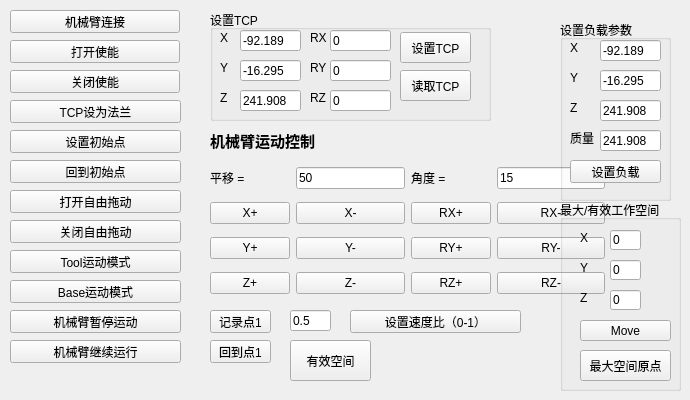
       <widget class="QWidget" name="tab_42">
        <attribute name="title">
         <string>机械臂功能模块</string>
        </attribute>
        <widget class="QGroupBox" name="groupBox_33">
         <property name="geometry">
          <rect>
           <x>210</x>
           <y>10</y>
           <width>281</width>
           <height>111</height>
          </rect>
         </property>
         <property name="title">
          <string>设置TCP</string>
         </property>
         <widget class="QLineEdit" name="TCP_X_2">
          <property name="geometry">
           <rect>
            <x>30</x>
            <y>20</y>
            <width>61</width>
            <height>21</height>
           </rect>
          </property>
          <property name="text">
           <string>-92.189</string>
          </property>
         </widget>
         <widget class="QLineEdit" name="TCP_Y_2">
          <property name="geometry">
           <rect>
            <x>30</x>
            <y>50</y>
            <width>61</width>
            <height>21</height>
           </rect>
          </property>
          <property name="text">
           <string>-16.295</string>
          </property>
         </widget>
         <widget class="QLineEdit" name="TCP_Z_2">
          <property name="geometry">
           <rect>
            <x>30</x>
            <y>80</y>
            <width>61</width>
            <height>21</height>
           </rect>
          </property>
          <property name="text">
           <string>241.908</string>
          </property>
         </widget>
         <widget class="QLineEdit" name="TCP_RX_2">
          <property name="geometry">
           <rect>
            <x>120</x>
            <y>20</y>
            <width>61</width>
            <height>21</height>
           </rect>
          </property>
          <property name="text">
           <string>0</string>
          </property>
         </widget>
         <widget class="QLineEdit" name="TCP_RY_2">
          <property name="geometry">
           <rect>
            <x>120</x>
            <y>50</y>
            <width>61</width>
            <height>21</height>
           </rect>
          </property>
          <property name="text">
           <string>0</string>
          </property>
         </widget>
         <widget class="QLineEdit" name="TCP_RZ_2">
          <property name="geometry">
           <rect>
            <x>120</x>
            <y>80</y>
            <width>61</width>
            <height>21</height>
           </rect>
          </property>
          <property name="text">
           <string>0</string>
          </property>
         </widget>
         <widget class="QLabel" name="label_323">
          <property name="geometry">
           <rect>
            <x>10</x>
            <y>20</y>
            <width>21</width>
            <height>16</height>
           </rect>
          </property>
          <property name="text">
           <string>X</string>
          </property>
         </widget>
         <widget class="QLabel" name="label_324">
          <property name="geometry">
           <rect>
            <x>10</x>
            <y>50</y>
            <width>21</width>
            <height>16</height>
           </rect>
          </property>
          <property name="text">
           <string>Y</string>
          </property>
         </widget>
         <widget class="QLabel" name="label_325">
          <property name="geometry">
           <rect>
            <x>10</x>
            <y>80</y>
            <width>21</width>
            <height>16</height>
           </rect>
          </property>
          <property name="text">
           <string>Z</string>
          </property>
         </widget>
         <widget class="QLabel" name="label_326">
          <property name="geometry">
           <rect>
            <x>100</x>
            <y>20</y>
            <width>21</width>
            <height>16</height>
           </rect>
          </property>
          <property name="text">
           <string>RX</string>
          </property>
         </widget>
         <widget class="QLabel" name="label_327">
          <property name="geometry">
           <rect>
            <x>100</x>
            <y>50</y>
            <width>21</width>
            <height>16</height>
           </rect>
          </property>
          <property name="text">
           <string>RY</string>
          </property>
         </widget>
         <widget class="QLabel" name="label_328">
          <property name="geometry">
           <rect>
            <x>100</x>
            <y>80</y>
            <width>21</width>
            <height>16</height>
           </rect>
          </property>
          <property name="text">
           <string>RZ</string>
          </property>
         </widget>
         <widget class="QPushButton" name="pushButton_setTCP_2">
          <property name="geometry">
           <rect>
            <x>190</x>
            <y>22</y>
            <width>71</width>
            <height>31</height>
           </rect>
          </property>
          <property name="text">
           <string>设置TCP</string>
          </property>
         </widget>
         <widget class="QPushButton" name="pushButton_setTCP_4">
          <property name="geometry">
           <rect>
            <x>190</x>
            <y>60</y>
            <width>71</width>
            <height>31</height>
           </rect>
          </property>
          <property name="text">
           <string>读取TCP</string>
          </property>
         </widget>
        </widget>
        <widget class="QPushButton" name="pushButton_32">
         <property name="geometry">
          <rect>
           <x>10</x>
           <y>10</y>
           <width>170</width>
           <height>23</height>
          </rect>
         </property>
         <property name="text">
          <string>机械臂连接</string>
         </property>
        </widget>
        <widget class="QPushButton" name="pushButton_33">
         <property name="geometry">
          <rect>
           <x>10</x>
           <y>40</y>
           <width>170</width>
           <height>23</height>
          </rect>
         </property>
         <property name="text">
          <string>打开使能</string>
         </property>
        </widget>
        <widget class="QPushButton" name="pushButton_34">
         <property name="geometry">
          <rect>
           <x>10</x>
           <y>70</y>
           <width>170</width>
           <height>23</height>
          </rect>
         </property>
         <property name="text">
          <string>关闭使能</string>
         </property>
        </widget>
        <widget class="QPushButton" name="pushButton_35">
         <property name="geometry">
          <rect>
           <x>10</x>
           <y>100</y>
           <width>171</width>
           <height>23</height>
          </rect>
         </property>
         <property name="text">
          <string>TCP设为法兰</string>
         </property>
        </widget>
        <widget class="QPushButton" name="pushButton_36">
         <property name="geometry">
          <rect>
           <x>10</x>
           <y>130</y>
           <width>171</width>
           <height>23</height>
          </rect>
         </property>
         <property name="text">
          <string>设置初始点</string>
         </property>
        </widget>
        <widget class="QPushButton" name="pushButton_37">
         <property name="geometry">
          <rect>
           <x>10</x>
           <y>160</y>
           <width>171</width>
           <height>23</height>
          </rect>
         </property>
         <property name="text">
          <string>回到初始点</string>
         </property>
        </widget>
        <widget class="QPushButton" name="pushButton_38">
         <property name="geometry">
          <rect>
           <x>10</x>
           <y>190</y>
           <width>171</width>
           <height>23</height>
          </rect>
         </property>
         <property name="text">
          <string>打开自由拖动</string>
         </property>
        </widget>
        <widget class="QPushButton" name="pushButton_39">
         <property name="geometry">
          <rect>
           <x>10</x>
           <y>220</y>
           <width>171</width>
           <height>23</height>
          </rect>
         </property>
         <property name="text">
          <string>关闭自由拖动</string>
         </property>
        </widget>
        <widget class="QPushButton" name="pushButton_40">
         <property name="geometry">
          <rect>
           <x>10</x>
           <y>250</y>
           <width>171</width>
           <height>23</height>
          </rect>
         </property>
         <property name="text">
          <string>Tool运动模式</string>
         </property>
        </widget>
        <widget class="QPushButton" name="pushButton_41">
         <property name="geometry">
          <rect>
           <x>10</x>
           <y>280</y>
           <width>171</width>
           <height>23</height>
          </rect>
         </property>
         <property name="text">
          <string>Base运动模式</string>
         </property>
        </widget>
        <widget class="QPushButton" name="pushButton_42">
         <property name="geometry">
          <rect>
           <x>10</x>
           <y>310</y>
           <width>171</width>
           <height>23</height>
          </rect>
         </property>
         <property name="text">
          <string>机械臂暂停运动</string>
         </property>
        </widget>
        <widget class="QPushButton" name="pushButton_43">
         <property name="geometry">
          <rect>
           <x>10</x>
           <y>340</y>
           <width>171</width>
           <height>23</height>
          </rect>
         </property>
         <property name="text">
          <string>机械臂继续运行</string>
         </property>
        </widget>
        <widget class="QWidget" name="layoutWidget_22">
         <property name="geometry">
          <rect>
           <x>210</x>
           <y>160</y>
           <width>395</width>
           <height>141</height>
          </rect>
         </property>
         <layout class="QGridLayout" name="gridLayout_47">
          <item row="3" column="4">
           <widget class="QPushButton" name="pushButton_ryp_10">
            <property name="text">
             <string>RY+</string>
            </property>
           </widget>
          </item>
          <item row="3" column="5">
           <widget class="QPushButton" name="pushButton_rym_10">
            <property name="text">
             <string>RY-</string>
            </property>
           </widget>
          </item>
          <item row="3" column="3">
           <widget class="QPushButton" name="pushButton_ym_10">
            <property name="text">
             <string>Y-</string>
            </property>
           </widget>
          </item>
          <item row="1" column="5">
           <widget class="QPushButton" name="pushButton_rxm_10">
            <property name="text">
             <string>RX-</string>
            </property>
           </widget>
          </item>
          <item row="1" column="4">
           <widget class="QPushButton" name="pushButton_rxp_10">
            <property name="text">
             <string>RX+</string>
            </property>
           </widget>
          </item>
          <item row="3" column="2">
           <widget class="QPushButton" name="pushButton_yp_10">
            <property name="text">
             <string>Y+</string>
            </property>
           </widget>
          </item>
          <item row="4" column="5">
           <widget class="QPushButton" name="pushButton_rzm_10">
            <property name="text">
             <string>RZ-</string>
            </property>
           </widget>
          </item>
          <item row="4" column="2">
           <widget class="QPushButton" name="pushButton_zp_10">
            <property name="text">
             <string>Z+</string>
            </property>
           </widget>
          </item>
          <item row="4" column="3">
           <widget class="QPushButton" name="pushButton_zm_10">
            <property name="text">
             <string>Z-</string>
            </property>
           </widget>
          </item>
          <item row="1" column="2">
           <widget class="QPushButton" name="pushButton_xp_10">
            <property name="text">
             <string>X+</string>
            </property>
           </widget>
          </item>
          <item row="4" column="4">
           <widget class="QPushButton" name="pushButton_rzp_10">
            <property name="text">
             <string>RZ+</string>
            </property>
           </widget>
          </item>
          <item row="1" column="3">
           <widget class="QPushButton" name="pushButton_xm_10">
            <property name="text">
             <string>X-</string>
            </property>
           </widget>
          </item>
          <item row="0" column="2">
           <widget class="QLabel" name="label_341">
            <property name="layoutDirection">
             <enum>Qt::LeftToRight</enum>
            </property>
            <property name="text">
             <string>平移 =</string>
            </property>
           </widget>
          </item>
          <item row="0" column="3">
           <widget class="QLineEdit" name="lineEdit_intuitiveValue_13">
            <property name="text">
             <string>50</string>
            </property>
           </widget>
          </item>
          <item row="0" column="4">
           <widget class="QLabel" name="label_342">
            <property name="layoutDirection">
             <enum>Qt::LeftToRight</enum>
            </property>
            <property name="text">
             <string>角度 =</string>
            </property>
           </widget>
          </item>
          <item row="0" column="5">
           <widget class="QLineEdit" name="lineEdit_intuitiveValue_14">
            <property name="text">
             <string>15</string>
            </property>
           </widget>
          </item>
         </layout>
        </widget>
        <widget class="QLabel" name="label_343">
         <property name="geometry">
          <rect>
           <x>210</x>
           <y>130</y>
           <width>131</width>
           <height>21</height>
          </rect>
         </property>
         <property name="font">
          <font>
           <pointsize>11</pointsize>
           <weight>75</weight>
           <bold>true</bold>
          </font>
         </property>
         <property name="text">
          <string>机械臂运动控制</string>
         </property>
        </widget>
        <widget class="QLineEdit" name="lineEdit_X_12">
         <property name="geometry">
          <rect>
           <x>290</x>
           <y>310</y>
           <width>41</width>
           <height>21</height>
          </rect>
         </property>
         <property name="text">
          <string>0.5</string>
         </property>
        </widget>
        <widget class="QPushButton" name="pushButton_goToInitial_24">
         <property name="geometry">
          <rect>
           <x>350</x>
           <y>310</y>
           <width>171</width>
           <height>23</height>
          </rect>
         </property>
         <property name="text">
          <string>设置速度比（0-1）</string>
         </property>
        </widget>
        <widget class="QGroupBox" name="groupBox_39">
         <property name="geometry">
          <rect>
           <x>560</x>
           <y>20</y>
           <width>111</width>
           <height>181</height>
          </rect>
         </property>
         <property name="title">
          <string>设置负载参数</string>
         </property>
         <widget class="QLineEdit" name="TCP_X_4">
          <property name="geometry">
           <rect>
            <x>40</x>
            <y>20</y>
            <width>61</width>
            <height>21</height>
           </rect>
          </property>
          <property name="text">
           <string>-92.189</string>
          </property>
         </widget>
         <widget class="QLineEdit" name="TCP_Y_4">
          <property name="geometry">
           <rect>
            <x>40</x>
            <y>50</y>
            <width>61</width>
            <height>21</height>
           </rect>
          </property>
          <property name="text">
           <string>-16.295</string>
          </property>
         </widget>
         <widget class="QLineEdit" name="TCP_Z_5">
          <property name="geometry">
           <rect>
            <x>40</x>
            <y>80</y>
            <width>61</width>
            <height>21</height>
           </rect>
          </property>
          <property name="text">
           <string>241.908</string>
          </property>
         </widget>
         <widget class="QLabel" name="label_344">
          <property name="geometry">
           <rect>
            <x>10</x>
            <y>20</y>
            <width>21</width>
            <height>16</height>
           </rect>
          </property>
          <property name="text">
           <string>X</string>
          </property>
         </widget>
         <widget class="QLabel" name="label_345">
          <property name="geometry">
           <rect>
            <x>10</x>
            <y>50</y>
            <width>21</width>
            <height>16</height>
           </rect>
          </property>
          <property name="text">
           <string>Y</string>
          </property>
         </widget>
         <widget class="QLabel" name="label_346">
          <property name="geometry">
           <rect>
            <x>10</x>
            <y>80</y>
            <width>21</width>
            <height>16</height>
           </rect>
          </property>
          <property name="text">
           <string>Z</string>
          </property>
         </widget>
         <widget class="QPushButton" name="pushButton_setload_2">
          <property name="geometry">
           <rect>
            <x>10</x>
            <y>140</y>
            <width>91</width>
            <height>23</height>
           </rect>
          </property>
          <property name="text">
           <string>设置负载</string>
          </property>
         </widget>
         <widget class="QLineEdit" name="TCP_Z_6">
          <property name="geometry">
           <rect>
            <x>40</x>
            <y>110</y>
            <width>61</width>
            <height>21</height>
           </rect>
          </property>
          <property name="text">
           <string>241.908</string>
          </property>
         </widget>
         <widget class="QLabel" name="label_347">
          <property name="geometry">
           <rect>
            <x>10</x>
            <y>110</y>
            <width>31</width>
            <height>16</height>
           </rect>
          </property>
          <property name="text">
           <string>质量</string>
          </property>
         </widget>
        </widget>
        <widget class="QGroupBox" name="groupBox_34">
         <property name="geometry">
          <rect>
           <x>560</x>
           <y>200</y>
           <width>121</width>
           <height>191</height>
          </rect>
         </property>
         <property name="title">
          <string>最大/有效工作空间</string>
         </property>
         <widget class="QPushButton" name="pushButton_Move_9">
          <property name="geometry">
           <rect>
            <x>20</x>
            <y>120</y>
            <width>91</width>
            <height>21</height>
           </rect>
          </property>
          <property name="toolTip">
           <string>Do image processing</string>
          </property>
          <property name="text">
           <string>Move</string>
          </property>
         </widget>
         <widget class="QLineEdit" name="lineEdit_X_8">
          <property name="geometry">
           <rect>
            <x>50</x>
            <y>30</y>
            <width>31</width>
            <height>20</height>
           </rect>
          </property>
          <property name="text">
           <string>0</string>
          </property>
         </widget>
         <widget class="QLineEdit" name="lineEdit_Y_8">
          <property name="geometry">
           <rect>
            <x>50</x>
            <y>60</y>
            <width>31</width>
            <height>20</height>
           </rect>
          </property>
          <property name="text">
           <string>0</string>
          </property>
         </widget>
         <widget class="QLineEdit" name="lineEdit_Z_8">
          <property name="geometry">
           <rect>
            <x>50</x>
            <y>90</y>
            <width>31</width>
            <height>20</height>
           </rect>
          </property>
          <property name="text">
           <string>0</string>
          </property>
         </widget>
         <widget class="QLabel" name="label_329">
          <property name="geometry">
           <rect>
            <x>20</x>
            <y>30</y>
            <width>21</width>
            <height>16</height>
           </rect>
          </property>
          <property name="text">
           <string>X</string>
          </property>
         </widget>
         <widget class="QLabel" name="label_348">
          <property name="geometry">
           <rect>
            <x>20</x>
            <y>60</y>
            <width>21</width>
            <height>16</height>
           </rect>
          </property>
          <property name="text">
           <string>Y</string>
          </property>
         </widget>
         <widget class="QLabel" name="label_349">
          <property name="geometry">
           <rect>
            <x>20</x>
            <y>90</y>
            <width>21</width>
            <height>16</height>
           </rect>
          </property>
          <property name="text">
           <string>Z</string>
          </property>
         </widget>
         <widget class="QPushButton" name="pushButton_Move_10">
          <property name="geometry">
           <rect>
            <x>20</x>
            <y>150</y>
            <width>91</width>
            <height>31</height>
           </rect>
          </property>
          <property name="toolTip">
           <string>Do image processing</string>
          </property>
          <property name="text">
           <string>最大空间原点</string>
          </property>
         </widget>
        </widget>
        <widget class="QPushButton" name="pushButton_44">
         <property name="geometry">
          <rect>
           <x>210</x>
           <y>310</y>
           <width>61</width>
           <height>23</height>
          </rect>
         </property>
         <property name="text">
          <string>记录点1</string>
         </property>
        </widget>
        <widget class="QPushButton" name="pushButton_45">
         <property name="geometry">
          <rect>
           <x>210</x>
           <y>340</y>
           <width>61</width>
           <height>23</height>
          </rect>
         </property>
         <property name="text">
          <string>回到点1</string>
         </property>
        </widget>
        <widget class="QPushButton" name="pushButton_46">
         <property name="geometry">
          <rect>
           <x>290</x>
           <y>340</y>
           <width>81</width>
           <height>41</height>
          </rect>
         </property>
         <property name="text">
          <string>有效空间</string>
         </property>
        </widget>
       </widget>
